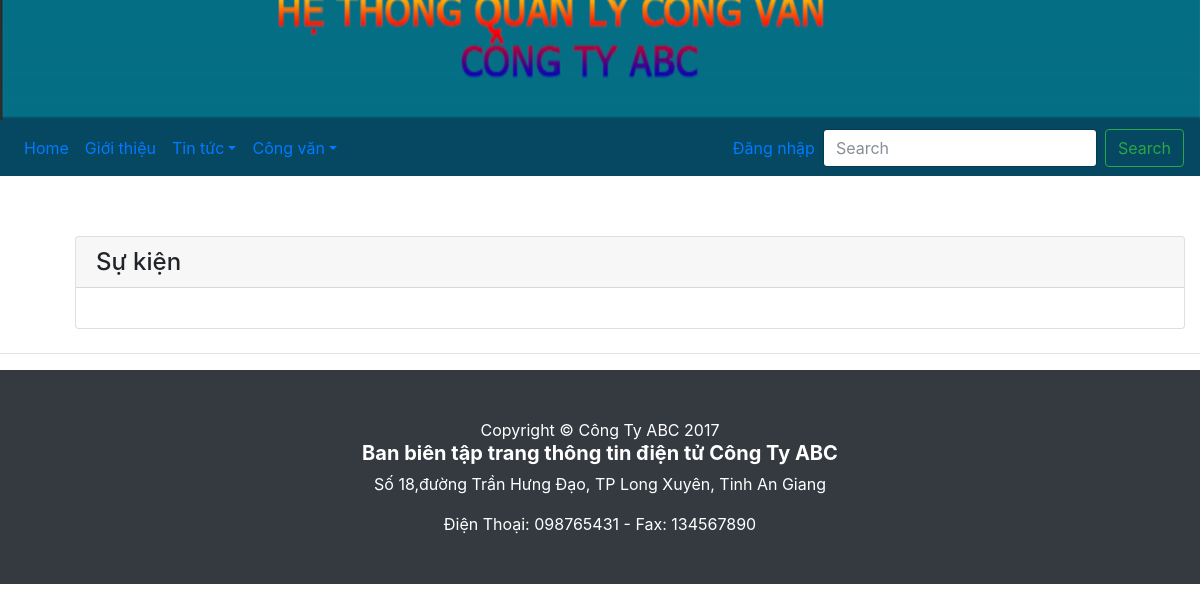
/hoatdongcongty.php, run on an earlier commit of the app's database.
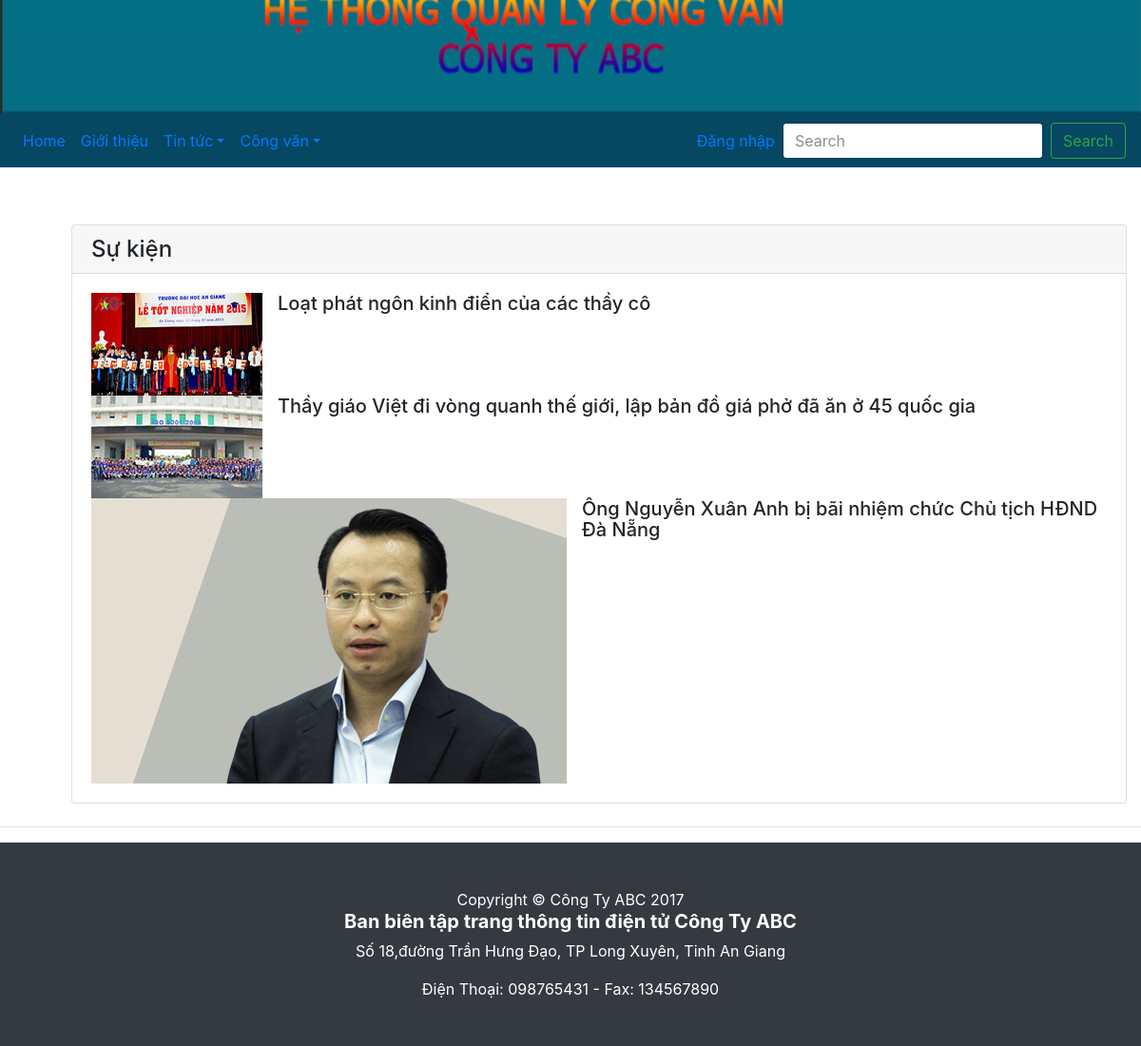
And on a later commit of the database.
### tables this page shows
CREATE TABLE IF NOT EXISTS `tintuc` (
`ID` int(10) NOT NULL,
  `Hinhanh` varchar(255) DEFAULT NULL,
  `Tieude` varchar(255) NOT NULL,
  `ID_danhmuc` int(10) NOT NULL,
  `ID_nguoidung` int(10) NOT NULL,
  `Ngaydang` datetime NOT NULL,
  `Tomtat` text NOT NULL,
  `Noidung` text NOT NULL
);

### hoatdongcongty.php (the view, shortened to what this page needs)
<?php
  require_once "config.php";
  $sql = "SELECT d.TenDM ,t.*,n.HoVaTen
      FROM danhmuc d , tintuc t , nguoidung n
      WHERE d.ID = t.ID_danhmuc AND n.ID=t.ID_nguoidung";
      $danhsach = mysqli_query($link, $sql);
?>
<!DOCTYPE html>
<html lang="en">
  <head>
    <link rel="stylesheet" href="css/bootstrap.min.css" />
    <link rel="stylesheet" href="css/bootstrap-custom.css" />
  </head>
  <body>
    <?php include_once "navbar.php"; ?>
      <div class="container" style="margin: 5% 8% 2% 5%;">
         <div class="card" >
        <h4 class="card-header">Sự kiện</h4>
            <div class="card-body">
        <?php
             while($dong = mysqli_fetch_array($danhsach))
              {
              echo "<div class='media'>";
                echo "<img class='align-self-center mr-3' src='img/{$dong['Hinhanh']}' alt='' />";
                echo " <div class='media-body'>";
                echo "<h5 class='mt-0'>{$dong['Tieude']}</h5>";
              echo "</div>";
               echo " </div>";
              }
   ?>
        </div>
      </div>
    </div>
    <?php include_once "footer.php"; ?>
  </body>
</html>

What changed in the data, as far as the page shows it:
added tintuc: Hinhanh (picture), Tieude "Loạt phát ngôn kinh điển của các thầy cô"
added tintuc: Hinhanh (picture), Tieude "Thầy giáo Việt đi vòng quanh thế giới, lập bản đồ giá phở đã ăn ở 45 quốc gia"
added tintuc: Hinhanh (picture), Tieude "Ông Nguyễn Xuân Anh bị bãi nhiệm chức Chủ tịch HĐND Đà Nẵng"
